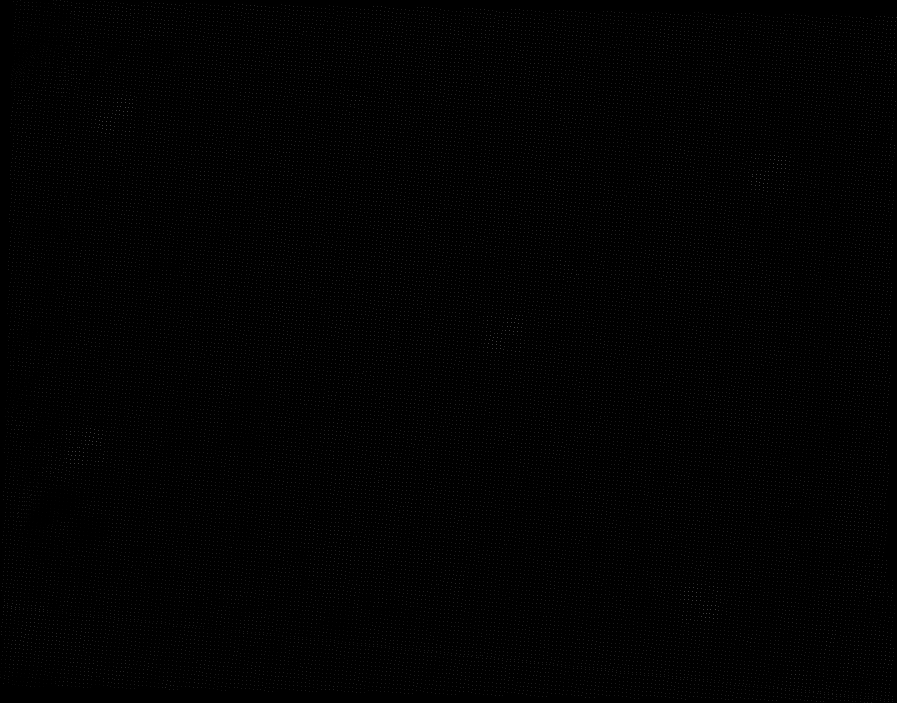
#> input picture data/25m30dnoscale.png, 1794 x 1406 px (shown at 1/2 size)
$ python 'for check.py'
#> lines starting #> are read from the running program, lines starting #| are printed output that depends on the picture; after the words box and inside, x2 and y2 are one past the last pixel; in counts of white or black regions, pixels touching at a corner belong together
import numpy as np
import cv2
from math import cos, sin, radians
import matplotlib.pyplot as plt


#读取目标图片
target = cv2.imread("data/25m30dnoscale.png")
#> target is the input picture: shape (1406, 1794, 3); min 0, max 255, mean 1.7
target_gray = cv2.cvtColor(target, cv2.COLOR_BGR2GRAY)
# target_gray = cv2.adaptiveThreshold(target_gray, 255, cv2.ADAPTIVE_THRESH_MEAN_C, cv2.THRESH_BINARY, 1, 2)

x_, y_ = int(target_gray.shape[0] / 4), int(target_gray.shape[1] / 4)
#> x_ = 351; y_ = 448
x_ = min(x_, y_)
y_ = min(x_, y_)
#> y_ = 351
part_1 = np.zeros((x_, y_))
part_2 = np.ones((x_, y_))*255
template_up = np.hstack((part_1, part_2))
template_low = np.hstack((part_2, part_1))

template_new = np.vstack((template_up, template_low))
template_new = template_new.astype('uint8')

fig1 = plt.figure()
plt.axis('equal')
plt.imshow(target_gray)

print(target_gray.shape, '导入后照片形状')
#| (1406, 1794) 导入后照片形状

cx = template_new.shape[1]
#> cx = 702
cy = template_new.shape[0]
#> cy = 702

min_val_initial = 10**10000

for ang_ in np.linspace(0, 180, 181, endpoint=True):
    rotation_matrix_ = cv2.getRotationMatrix2D((int(cx / 2), int(cy / 2)), ang_, 2)
    rotated_ = cv2.warpAffine(template_new, rotation_matrix_, (cx, cy))
    # ret_rotation, rotated_ = cv2.threshold(rotated_, 150, 255, cv2.THRESH_BINARY)

    result = cv2.matchTemplate(target_gray, rotated_, cv2.TM_SQDIFF)
    min_val, max_val, min_loc, max_loc = cv2.minMaxLoc(result)

    if min_val < min_val_initial:
        min_val_initial = min_val
        left_corner = min_loc
        rotated_draw = rotated_
        center_loc = np.array(list(min_loc)) + np.array([cx / 2, cy / 2])
        circle_center = (int(min_loc[0]+cx/2), int(min_loc[1]+cy/2))
        up_corner = (min_loc[0] + cx, min_loc[1] + cy)
#> this loop made 181 passes
#> (max_loc, min_val_initial, left_corner, circle_center, up_corner) on passes 1, 2, 3, 5, 11, 12, 13, 14, 15, 16, 17, 18: ((0, 138), 1.59e+10, (698, 212), (1049, 563), (1400, 914)), ((0, 137), 1.59e+10, (698, 214), (1049, 565), (1400, 916)), ((0, 149), 1.59e+10, (693, 204), (1044, 555), (1395, 906)), ((0, 152), 1.59e+10, (714, 214), (1065, 565), (1416, 916)), ((0, 0), 1.59e+10, (456, 491), (807, 842), (1158, 1193)), ((1, 0), 1.59e+10, (452, 491), (803, 842), (1154, 1193)), ((1, 0), 1.59e+10, (504, 490), (855, 841), (1206, 1192)), ((3, 1), 1.59e+10, (505, 456), (856, 807), (1207, 1158)), ((0, 0), 1.59e+10, (494, 456), (845, 807), (1196, 1158)), ((0, 0), 1.59e+10, (492, 456), (843, 807), (1194, 1158)), ((1, 0), 1.59e+10, (505, 444), (856, 795), (1207, 1146)), ((0, 0), 1.59e+10, (505, 456), (856, 807), (1207, 1158))
#> (min_val, min_loc, max_loc) on passes 4, 6, 7, 8, 9, 10: (1.59e+10, (698, 217), (0, 149)), (1.59e+10, (714, 215), (0, 149)), (1.59e+10, (576, 456), (0, 152)), (1.59e+10, (572, 456), (0, 152)), (1.59e+10, (572, 456), (0, 145)), (1.59e+10, (576, 456), (1, 0))
#> pass 1, `result = cv2.matchTemplate(target_gray, rotated_, cv2.TM_SQDIFF)`:
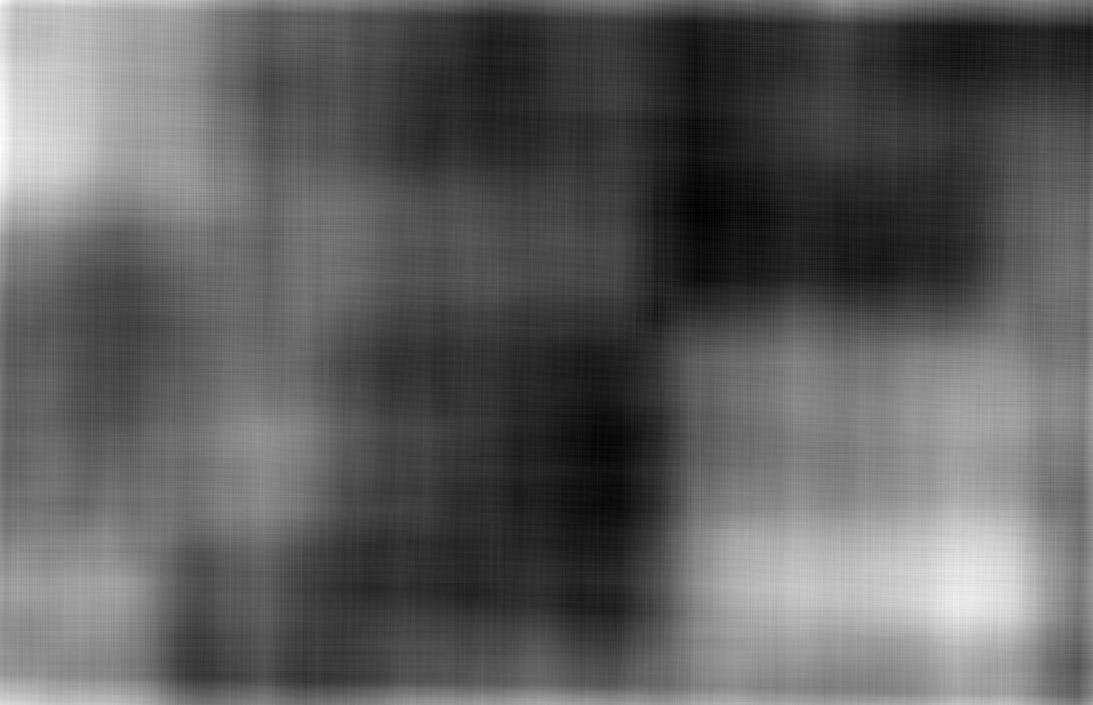
#> result: shape (705, 1093) float32; min 1.59e+10, max 1.59e+10, mean 1.59e+10; drawn with min black and max white
#> after the loop:
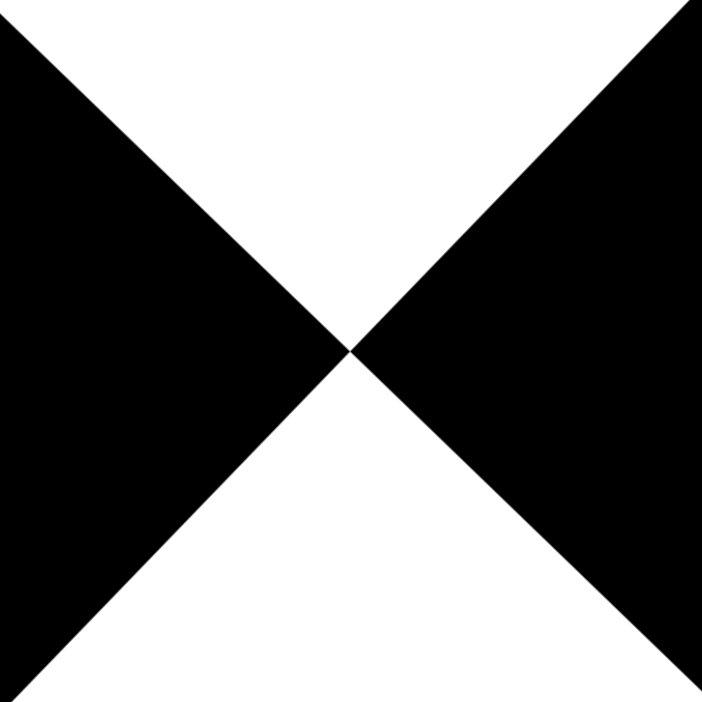
#> rotated_draw: shape (702, 702); min 0, max 255, mean 127.5
#> after the loop:
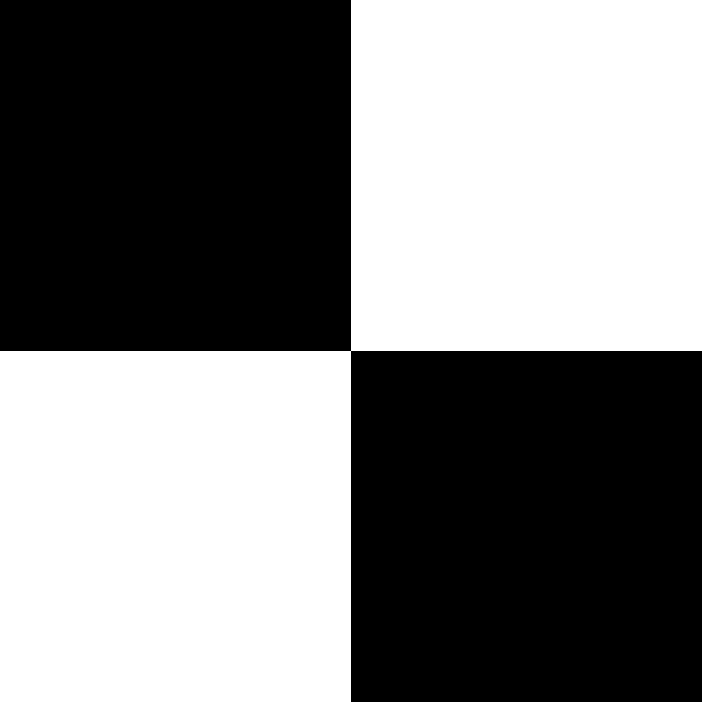
#> template_new: shape (702, 702); 50% white; 1 white region, box (x1, y1, x2, y2) and area: (0, 0, 702, 702) 246402
#> after the loop, min_val_initial = 1.58e+10

# [13 lines of commented-out code are left out]
fig2 = plt.figure()
plt.axis('equal')
plt.imshow(rotated_draw, cmap='gray')
plt.show()

strmin_val = str(min_val_initial)
#> strmin_val = '15848223744.0'

cv2.rectangle(target, left_corner, up_corner, (0, 0, 225), 2)
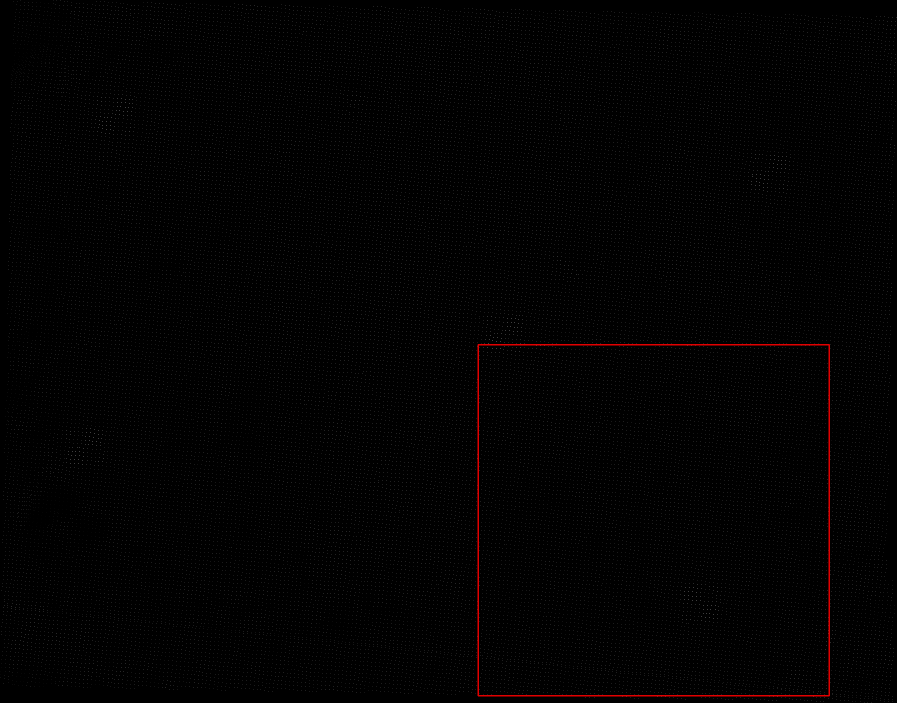
#> target: shape (1406, 1794, 3) (shown at 1/2 size); 0.33% of pixels changed, all inside (x1, y1, x2, y2) = (955, 688, 1660, 1393)
cv2.circle(target, circle_center, 2, (0, 0, 225), 3)
#> target: shape (1406, 1794, 3); under 0.01% of pixels changed, all inside (x1, y1, x2, y2) = (1303, 1036, 1312, 1045)
print(circle_center, "角点")
#| (1307, 1040) 角点
cv2.imshow("MatchResult----MatchingValue="+strmin_val, target)
cv2.waitKey()
cv2.destroyAllWindows()

# [28 lines of commented-out code are left out]
